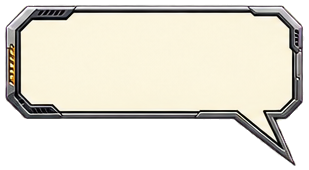
#> input picture paths/topology_first/tests/fixtures/text_placement/assets/holder_callout.png, 309 x 170 px; its folder holds only this picture in this run
$ python -i style_assets.py   (imports and definitions only)
#> lines starting #> are read from the running program, lines starting #| are printed output that depends on the picture; after the words box and inside, x2 and y2 are one past the last pixel; in counts of white or black regions, pixels touching at a corner belong together
from __future__ import annotations

from pathlib import Path
from typing import Any, cast

import cv2
import numpy as np
from PIL import Image

from .style_models import StyleAssetSlot, StyleReferencePlan


CANVAS = (1536, 864)
TEXT_HOLDER_CATEGORIES = {"title_bar", "subtitle_bar", "raster_holder"}

_SLOT_ROLES: dict[str, tuple[list[str], list[str]]] = {
    "title_bar_primary": (["title", "section"], ["title_background", "section_marker"]),
    "subtitle_bar_primary": (["subtitle", "section"], ["subtitle_background", "section_marker"]),
    "holder_wide": (["explanation", "comparison"], ["short_explanation", "comparison"]),
    "holder_compact": (["fact", "definition"], ["short_explanation", "definition"]),
    "holder_circle": (["keyword", "focus"], ["focal_annotation", "emphasis"]),
    "holder_speech": (["dialogue", "friendly"], ["annotation", "short_explanation", "dialogue"]),
    "holder_callout": (["annotation", "pointer"], ["annotation", "short_explanation"]),
    "holder_pill": (["takeaway", "stage"], ["takeaway", "stage_label"]),
    "badge_emphasis": (["important", "emphasis"], ["emphasis", "section_marker"]),
    "badge_evidence": (["evidence", "verification"], ["evidence", "verification"]),
    "badge_warning": (["warning", "risk"], ["warning", "misconception"]),
    "badge_milestone": (["milestone", "progress"], ["milestone", "emphasis"]),
    "badge_category": (["category", "section"], ["category", "section_marker"]),
    "badge_takeaway": (["takeaway", "key_point"], ["emphasis", "takeaway"]),
    "icon_concept": (["concept", "idea"], ["concept", "annotation"]),
    "icon_process": (["process", "transition"], ["process", "annotation"]),
    "icon_evidence": (["evidence", "measurement"], ["evidence", "annotation"]),
    "icon_relationship": (["relationship", "comparison"], ["relationship", "annotation"]),
    "icon_warning": (["warning", "constraint"], ["warning", "annotation"]),
    "icon_takeaway": (["takeaway", "action"], ["takeaway", "annotation"]),
    "icon_model": (["model", "simulation"], ["model", "annotation"]),
    "icon_environment": (["environment", "system"], ["environment", "annotation"]),
    "icon_planning": (["planning", "decision"], ["planning", "annotation"]),
}


# [157 lines left out: functions normalize_style_reference, normalize_background, render_segmented_reference, build_asset_manifest, build_design_system, _slot_metadata, not called in this run]


def detect_text_safe_rect(asset_path: Path) -> dict[str, float] | None:
    with Image.open(asset_path).convert("RGBA") as image:
#> image is the input picture: PIL image 309x170 RGBA; mean R, G, B, A 138.2, 134.7, 123.6, 163.8
        rgba = np.asarray(image)
    alpha = rgba[:, :, 3]
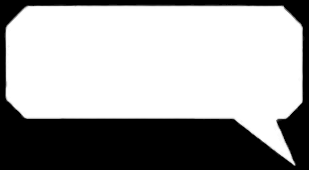
#> alpha: shape (170, 309); min 0, max 255, mean 163.8
    if alpha.size == 0 or int(alpha.max()) == 0:
        return None

    holder_mask = (alpha >= max(1, round(float(alpha.max()) * 0.5))).astype(np.uint8)
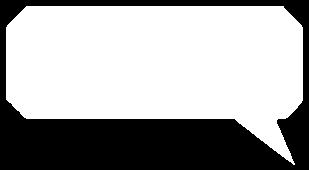
#> holder_mask: shape (170, 309); values 0 (black) and 1 (white), 64.4% white; 1 black region, box (x1, y1, x2, y2) and area: (0, 0, 309, 170) 18714
    holder_mask = _largest_component(holder_mask)
#> in _largest_component, `count, labels, stats, _centroids = cv2.connectedComponentsWithStats(ma..`: count = 2; stats = [[0, 0, 309, 170, 18714], [6, 6, 297, 159, 33816]]
#> in _largest_component, `largest_label = 1 + int(np.argmax(stats[1:, cv2.CC_STAT_AREA]))`: largest_label = 1
    if not holder_mask.any():
        return None

    opaque_rgb = rgba[:, :, :3][holder_mask.astype(bool)]
    quantized = np.clip(opaque_rgb // 24, 0, 10).astype(np.int32)
    keys = quantized[:, 0] * 121 + quantized[:, 1] * 11 + quantized[:, 2]
    image_lab = cv2.cvtColor(rgba[:, :, :3], cv2.COLOR_RGB2LAB).astype(np.float32)
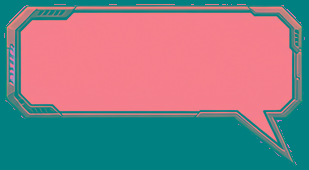
#> image_lab: shape (170, 309, 3) float32; mean R, G, B 136, 127.3, 133.8
    cleanup_radius = max(1, round(min(holder_mask.shape) * 0.015))
#> cleanup_radius = 3
    kernel_size = cleanup_radius * 2 + 1
#> kernel_size = 7
    kernel = cv2.getStructuringElement(cv2.MORPH_ELLIPSE, (kernel_size, kernel_size))

    counts = np.bincount(keys, minlength=1331)
#> counts = 1331 values, max 25195 at index 1329, min 0 at index 2, mean 25.41
    candidate_keys = np.argsort(counts)[-8:][::-1]
#> candidate_keys = [1329, 0, 133, 266, 399, 532, 1064, 1330]
    best: tuple[int, tuple[int, int, int, int], np.ndarray] | None = None
    for candidate_key in candidate_keys:
        if counts[candidate_key] == 0:
            continue
        fill_rgb = np.median(opaque_rgb[keys == candidate_key], axis=0).astype(np.uint8)
        fill_lab = cv2.cvtColor(fill_rgb.reshape(1, 1, 3), cv2.COLOR_RGB2LAB).reshape(3)
        color_distance = np.linalg.norm(image_lab - fill_lab, axis=2)
        interior_mask = ((holder_mask > 0) & (color_distance <= 24.0)).astype(np.uint8)
        safe_mask = cv2.morphologyEx(interior_mask, cv2.MORPH_CLOSE, kernel)
        # Closing may connect candidate interiors, but cannot authorize text over
        # a real transparent hole, border detail, or contrasting decoration.
        safe_mask &= interior_mask
        safe_mask = _largest_component(safe_mask)
        rectangle = _largest_binary_rectangle(safe_mask)
        if rectangle is None:
            continue
        area = rectangle[2] * rectangle[3]
        if best is None or area > best[0]:
            best = (area, rectangle, safe_mask)
#> this loop made 8 passes
#> (candidate_key, fill_rgb, fill_lab, count in _largest_component, largest_label in _largest_component, rectangle, area) on passes 1 to 8: (1329, [251, 245, 222], [246, 126, 140], 32, 4, (32, 21, 249, 83), 20667), (0, [6, 4, 6], [3, 128, 127], 42, 5, (72, 11, 180, 1), 180), (133, [36, 35, 34], [35, 129, 129], 141, 90, (60, 111, 139, 1), 139), (266, [60, 59, 59], [64, 128, 128], 148, 57, (28, 115, 32, 2), 64), (399, [82, 82, 85], [89, 128, 126], 120, 84, (63, 115, 131, 2), 262), (532, [110, 109, 111], [118, 129, 127], 113, 53, (200, 115, 29, 2), 58), (1064, [208, 208, 208], [213, 128, 128], 82, 8, (268, 8, 13, 4), 52), (1330, [249, 250, 249], [251, 127, 128], 26, 4, (32, 21, 249, 83), 20667)
#> pass 1, in detect_text_safe_rect, `color_distance = np.linalg.norm(image_lab - fill_lab, axis=2)`:
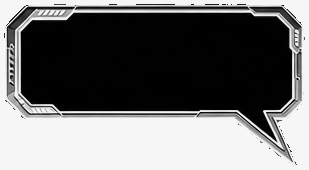
#> color_distance: shape (170, 309) float32; min 0, max 246.4, mean 110.9
#> pass 1, in detect_text_safe_rect, `interior_mask = ((holder_mask > 0) & (color_distance <= 24.0)).astype(..`:
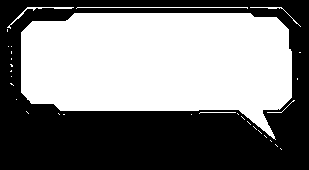
#> interior_mask: shape (170, 309); values 0 (black) and 1 (white), 49.8% white; 31 white regions (25 under 20 px), largest, box (x1, y1, x2, y2) and area: (21, 13, 292, 140) 25649, (76, 7, 248, 9) 173, (7, 7, 74, 29) 128, (250, 7, 301, 27) 66, (199, 112, 236, 114) 37, (267, 100, 295, 113) 29
#> pass 1, in _largest_component (call 2), `count, labels, stats, _centroids = cv2.connectedComponentsWithStats(ma..`:
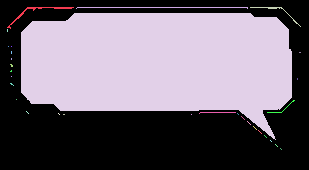
#> labels: shape (170, 309) int32; 32 distinct labels, from 0 to 31; one colour per label, 0 black
#> after the loop: interior_mask: shape (170, 309); values 0 (black) and 1 (white), 49.7% white; 25 white regions (19 under 20 px), largest, box (x1, y1, x2, y2) and area: (21, 13, 292, 140) 25635, (76, 7, 248, 9) 173, (7, 7, 74, 31) 129, (250, 7, 301, 27) 64, (199, 112, 236, 114) 37, (267, 100, 295, 113) 28
#> after the loop:
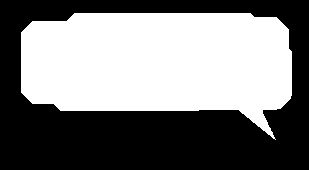
#> safe_mask: shape (170, 309); values 0 (black) and 1 (white), 48.8% white; 1 white region, box (x1, y1, x2, y2) and area: (21, 13, 292, 140) 25635
    if best is None:
        return None

    _, rectangle, safe_mask = best
#> safe_mask: shape (170, 309); values 0 (black) and 1 (white), 48.8% white; 1 white region, box (x1, y1, x2, y2) and area: (21, 13, 292, 140) 25649
    x, y, width, height = rectangle
#> x = 32; y = 21; width = 249; height = 83
    x += 2
#> x = 34
    y += 2
#> y = 23
    width -= 4
#> width = 245
    height -= 4
#> height = 79
    if width <= 0 or height <= 0 or not safe_mask[y : y + height, x : x + width].all():
        return None

    image_height, image_width = holder_mask.shape
#> image_height = 170; image_width = 309
    return {
        "x": round(x / image_width, 6),
        "y": round(y / image_height, 6),
        "width": round(width / image_width, 6),
        "height": round(height / image_height, 6),
    }


def _largest_component(mask: np.ndarray) -> np.ndarray:
    count, labels, stats, _centroids = cv2.connectedComponentsWithStats(mask, connectivity=8)
    if count <= 1:
        return np.zeros_like(mask)
    largest_label = 1 + int(np.argmax(stats[1:, cv2.CC_STAT_AREA]))
    return (labels == largest_label).astype(np.uint8)


def _largest_binary_rectangle(mask: np.ndarray) -> tuple[int, int, int, int] | None:
    heights = [0] * mask.shape[1]
    best: tuple[int, int, int, int] | None = None
    best_area = 0
    for y, row in enumerate(mask):
        for x, value in enumerate(row):
            heights[x] = heights[x] + 1 if value else 0
        stack: list[tuple[int, int]] = []
        for x in range(mask.shape[1] + 1):
            current = heights[x] if x < mask.shape[1] else 0
            start = x
            while stack and stack[-1][1] > current:
                start, height = stack.pop()
                width = x - start
                area = width * height
                if area > best_area:
                    best_area = area
                    best = (start, y - height + 1, width, height)
            if not stack or stack[-1][1] < current:
                stack.append((start, current))
    return best


# [7 lines left out: function _size, not called in this run]

>>> result = detect_text_safe_rect('../../tests/fixtures/text_placement/assets/holder_callout.png')
#> result = {'x': 0.11, 'y': 0.135, 'width': 0.793, 'height': 0.465}

$ run again, on paths/topology_first/tests/fixtures/text_placement/assets/holder_circle.png
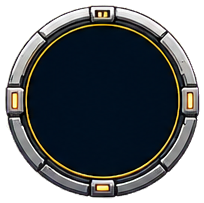
#> input picture paths/topology_first/tests/fixtures/text_placement/assets/holder_circle.png, 204 x 203 px
#> in detect_text_safe_rect, image is the input picture: PIL image 204x203 RGBA; mean R, G, B, A 33.9, 38.3, 41.3, 179.3
#> holder_mask: shape (203, 204); values 0 (black) and 1 (white), 70.4% white; 1 black region, box (x1, y1, x2, y2) and area: (0, 0, 204, 203) 12272
#> count = 2; stats = [[0, 0, 204, 203, 12272], [6, 6, 193, 191, 29140]]
#> largest_label = 1
#> counts = 1331 values, max 16786 at index 1, min 0 at index 2, mean 21.89
#> candidate_keys = [1, 0, 665, 133, 266, 1197, 1330, 931]
#> the loop in detect_text_safe_rect, `for candidate_key in candidate_keys:` made 8 passes
#> (candidate_key, fill_rgb, fill_lab, count in _largest_component, largest_label in _largest_component, rectangle, area) on passes 2, 3, 6, 7, 8: (0, [5, 6, 9], [5, 128, 126], 66, 23, (49, 48, 108, 106), 11448), (665, [134, 134, 136], [143, 128, 127], 194, 140, (183, 128, 4, 11), 44), (1197, [228, 228, 227], [231, 128, 129], 40, 3, (118, 11, 14, 5), 70), (1330, [249, 250, 249], [251, 127, 128], 38, 2, (74, 11, 11, 5), 55), (931, [182, 180, 179], [187, 129, 129], 185, 54, (187, 71, 5, 12), 60)
#> pass 1, in _largest_component (call 2), `count, labels, stats, _centroids = cv2.connectedComponentsWithStats(ma..`:
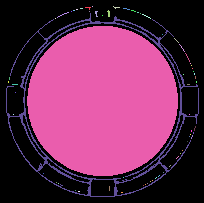
#> labels: shape (203, 204) int32; 67 distinct labels, from 0 to 66; one colour per label, 0 black
#> in detect_text_safe_rect, `_, rectangle, safe_mask = best`:
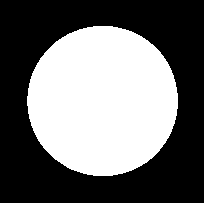
#> safe_mask: shape (203, 204); values 0 (black) and 1 (white), 43% white; 1 white region, box (x1, y1, x2, y2) and area: (27, 26, 178, 176) 17814
#> in detect_text_safe_rect, `_, rectangle, safe_mask = best`: rectangle = (49, 48, 108, 106)
#> in detect_text_safe_rect, `x, y, width, height = rectangle`: x = 49; y = 48; width = 108; height = 106
#> in detect_text_safe_rect, `x += 2`: x = 51
#> in detect_text_safe_rect, `y += 2`: y = 50
#> in detect_text_safe_rect, `width -= 4`: width = 104
#> in detect_text_safe_rect, `height -= 4`: height = 102
#> result = {'x': 0.25, 'y': 0.246, 'width': 0.51, 'height': 0.502}

$ run again, on paths/topology_first/tests/fixtures/text_placement/assets/holder_pill.png
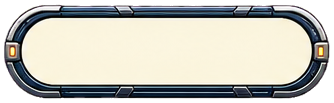
#> input picture paths/topology_first/tests/fixtures/text_placement/assets/holder_pill.png, 334 x 103 px
#> in detect_text_safe_rect, image is the input picture: PIL image 334x103 RGBA; mean R, G, B, A 152, 151.2, 142.3, 209.2
#> holder_mask: shape (103, 334); values 0 (black) and 1 (white), 82.2% white; 1 black region, box (x1, y1, x2, y2) and area: (0, 0, 334, 103) 6123
#> count = 2; stats = [[0, 0, 334, 103, 6123], [4, 5, 325, 93, 28279]]
#> largest_label = 1
#> counts = 1331 values, max 17583 at index 1329, min 0 at index 3, mean 21.25
#> candidate_keys = [1329, 0, 1, 13, 12, 1330, 146, 279]
#> the loop in detect_text_safe_rect, `for candidate_key in candidate_keys:` made 8 passes
#> (candidate_key, fill_rgb, fill_lab, count in _largest_component, largest_label in _largest_component, rectangle, area) on passes 1 to 6: (1329, [251, 245, 222], [246, 126, 140], 39, 11, (47, 19, 239, 65), 15535), (0, [5, 5, 9], [3, 130, 126], 37, 1, (129, 16, 143, 2), 286), (1, [7, 18, 33], [14, 128, 117], 33, 1, (131, 93, 103, 5), 515), (13, [16, 34, 53], [33, 128, 113], 180, 106, (132, 93, 103, 3), 309), (12, [12, 26, 43], [23, 130, 115], 93, 7, (140, 15, 103, 3), 309), (1330, [253, 252, 245], [252, 127, 131], 33, 10, (44, 20, 246, 63), 15498)
#> pass 1, in _largest_component (call 2), `count, labels, stats, _centroids = cv2.connectedComponentsWithStats(ma..`:
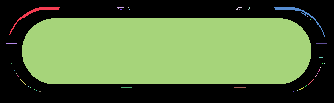
#> labels: shape (103, 334) int32; 39 distinct labels, from 0 to 38; one colour per label, 0 black
#> in detect_text_safe_rect, `_, rectangle, safe_mask = best`:
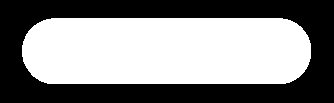
#> safe_mask: shape (103, 334); values 0 (black) and 1 (white), 52.9% white; 1 black region, box (x1, y1, x2, y2) and area: (0, 0, 334, 103) 16215
#> in detect_text_safe_rect, `_, rectangle, safe_mask = best`: rectangle = (47, 19, 239, 65)
#> in detect_text_safe_rect, `x, y, width, height = rectangle`: x = 47; y = 19; width = 239; height = 65
#> in detect_text_safe_rect, `x += 2`: x = 49
#> in detect_text_safe_rect, `y += 2`: y = 21
#> in detect_text_safe_rect, `width -= 4`: width = 235
#> in detect_text_safe_rect, `height -= 4`: height = 61
#> result = {'x': 0.147, 'y': 0.204, 'width': 0.704, 'height': 0.592}
